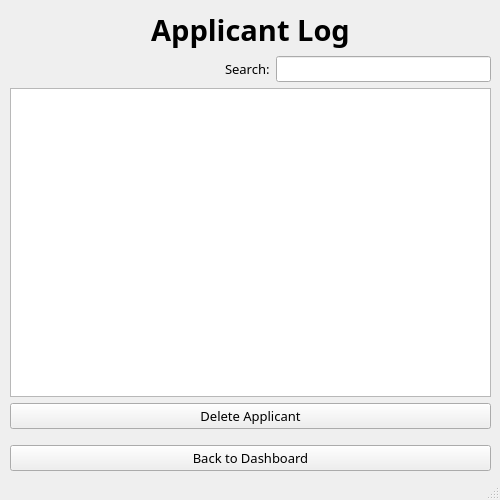
<?xml version="1.0" encoding="UTF-8"?>
<ui version="4.0">
 <class>MainWindow</class>
 <widget class="QMainWindow" name="MainWindow">
  <property name="geometry">
   <rect>
    <x>0</x>
    <y>0</y>
    <width>500</width>
    <height>500</height>
   </rect>
  </property>
  <property name="font">
   <font>
    <family>IBM Plex Sans</family>
    <pointsize>10</pointsize>
   </font>
  </property>
  <property name="windowTitle">
   <string>Pending Applications</string>
  </property>
  <widget class="QWidget" name="centralwidget">
   <widget class="QWidget" name="verticalLayoutWidget">
    <property name="geometry">
     <rect>
      <x>10</x>
      <y>10</y>
      <width>481</width>
      <height>461</height>
     </rect>
    </property>
    <layout class="QVBoxLayout" name="vLayout_pendingApplications">
     <item>
      <widget class="QLabel" name="label_applicantLog">
       <property name="font">
        <font>
         <pointsize>22</pointsize>
         <weight>75</weight>
         <bold>true</bold>
        </font>
       </property>
       <property name="text">
        <string>Applicant Log</string>
       </property>
       <property name="alignment">
        <set>Qt::AlignCenter</set>
       </property>
      </widget>
     </item>
     <item>
      <layout class="QHBoxLayout" name="horizontalLayout">
       <item>
        <spacer name="hSpacer_1">
         <property name="orientation">
          <enum>Qt::Horizontal</enum>
         </property>
         <property name="sizeHint" stdset="0">
          <size>
           <width>40</width>
           <height>20</height>
          </size>
         </property>
        </spacer>
       </item>
       <item>
        <widget class="QLabel" name="label_search">
         <property name="text">
          <string>Search:</string>
         </property>
        </widget>
       </item>
       <item>
        <widget class="QLineEdit" name="line_searchBar"/>
       </item>
      </layout>
     </item>
     <item>
      <widget class="QTableView" name="tbl_applicantLog">
       <property name="font">
        <font>
         <family>IBM Plex Sans</family>
         <pointsize>10</pointsize>
        </font>
       </property>
      </widget>
     </item>
     <item>
      <widget class="QPushButton" name="btn_delApplicant">
       <property name="text">
        <string>Delete Applicant</string>
       </property>
      </widget>
     </item>
     <item>
      <spacer name="vSpacer_2">
       <property name="orientation">
        <enum>Qt::Vertical</enum>
       </property>
       <property name="sizeType">
        <enum>QSizePolicy::Minimum</enum>
       </property>
       <property name="sizeHint" stdset="0">
        <size>
         <width>20</width>
         <height>10</height>
        </size>
       </property>
      </spacer>
     </item>
     <item>
      <widget class="QPushButton" name="btn_backToDashboard">
       <property name="text">
        <string>Back to Dashboard</string>
       </property>
      </widget>
     </item>
    </layout>
   </widget>
  </widget>
  <widget class="QStatusBar" name="statusbar"/>
 </widget>
 <resources/>
 <connections/>
</ui>
